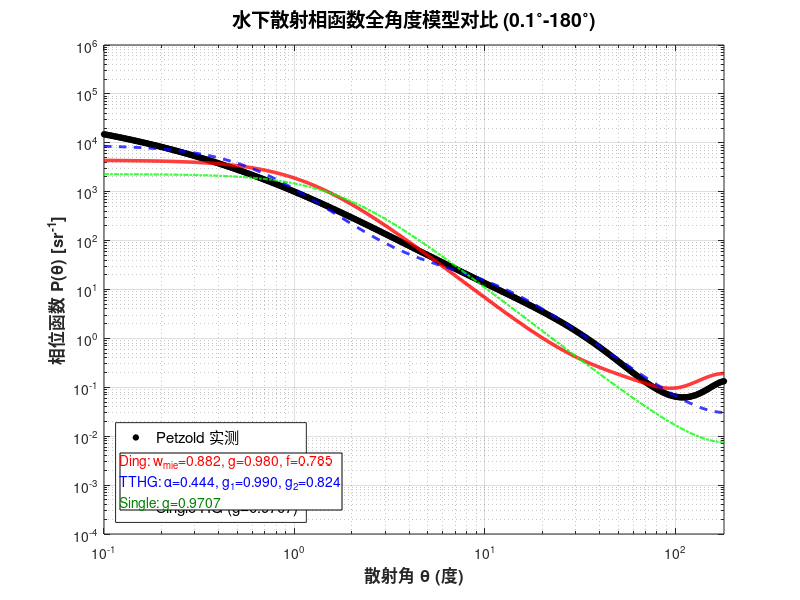

This chart was generated by the following MATLAB code:
%% Compare_Models_Full_Range.m
% 功能：对比 Petzold 实测数据 vs 三种散射模型 (全角度 0.1°-180° 最佳拟合)
% 数据源：Petzold Clear Ocean (Empirical)
% 优化方法：最小二乘法 (Log-MSE)

clc; clear; close all;

%% 1. 加载数据
if exist('petzold_ocean.mat', 'file')
    load('petzold_ocean.mat');
    theta_rad_meas = petzold_ocean(:, 1); 
    vsf_meas = petzold_ocean(:, 4); 
    theta_deg_meas = theta_rad_meas * 180 / pi;
else
    % 模拟数据 (Petzold Empirical Model)
    theta_deg_meas = logspace(log10(0.1), log10(180), 500)';
    theta_rad_meas = theta_deg_meas * pi / 180;
    
    % 使用经验公式生成 VSF
    c=0.1514; a=0.114; b=c-a; albedo=b/c;
    q = 2.598 + 17.748*sqrt(b) - 16.722*b + 5.932*b*sqrt(b);
    k1=1.188-0.688*albedo; k2=0.1*(3.07-1.90*albedo);
    k3=0.01*(4.58-3.02*albedo); k4=0.001*(3.24-2.25*albedo);
    k5=0.0001*(0.84-0.61*albedo);
    t = theta_deg_meas;
    term = 1 + (-1)^1*k1*t.^0.5 + (-1)^2*k2*t.^1.0 + (-1)^3*k3*t.^1.5 + ...
           (-1)^4*k4*t.^2.0 + (-1)^5*k5*t.^2.5;
    vsf_meas = exp(q * term);
end

%% 2. 归一化计算 P_meas
b_meas = 2 * pi * trapz(theta_rad_meas, vsf_meas .* sin(theta_rad_meas));
P_meas = 4 * pi * vsf_meas / b_meas;
fprintf('实测数据散射系数 b = %.4f m^-1\n', b_meas);

%% 3. 定义模型函数
% (A) Generalized Rayleigh
P_Ray_Gen = @(mu, gamma) (3 ./ (4*(1+2*gamma))) .* ( (1+3*gamma) + (1-gamma).*mu.^2 );

% (B) Standard HG
P_HG = @(mu, g) (1 - g^2) ./ (1 + g^2 - 2*g*mu).^(1.5);

% (C) Generalized HG (Ding et al. Eq.6)
P_GHG = @(mu, g, f) (1 - g^2) .* ( ...
    1 ./ (1 + g^2 - 2*g*mu).^(1.5) + ...
    f .* 0.5 .* (3*mu.^2 - 1) ./ (1 + g^2).^(1.5) ...
);

% --- 模型组装 ---
Model_Ding = @(theta, w_mie, gamma, g_mie, f_mie) ...
    (1 - w_mie) * P_Ray_Gen(cos(theta), gamma) + ...
    w_mie * P_GHG(cos(theta), g_mie, f_mie);

Model_TTHG = @(theta, alpha, g1, g2) ...
    alpha * P_HG(cos(theta), g1) + (1 - alpha) * P_HG(cos(theta), g2);

Model_SingleHG = @(theta, g) P_HG(cos(theta), g);

%% 4. 参数设置 (全角度 0.1°-180° 最佳拟合结果)

% --- Ding et al. 混合模型 ---
w_mie_ding = 0.8820;  % Mie 权重
gamma_ding = 0.0000;  % 瑞利参数 (接近0)
g_ding     = 0.9801;  % 极强前向峰
f_ding     = 0.7846;  % 侧向/背向修正

% --- TTHG 双项模型 ---
alpha_tthg = 0.4435;  
g1_tthg    = 0.9900;  
g2_tthg    = 0.8238;

% --- Single HG 单项模型 ---
g_single   = 0.9707; 

%% 5. 作图
theta_deg_plot = logspace(log10(0.1), log10(180), 1000);
theta_rad_plot = theta_deg_plot * pi / 180;

P_Ding   = Model_Ding(theta_rad_plot, w_mie_ding, gamma_ding, g_ding, f_ding);
P_TTHG   = Model_TTHG(theta_rad_plot, alpha_tthg, g1_tthg, g2_tthg);
P_Single = Model_SingleHG(theta_rad_plot, g_single);

figure('Position', [200, 100, 900, 600], 'Color', 'w');

% 绘制实测点
loglog(theta_deg_meas, P_meas, 'ko', 'MarkerFaceColor', 'k', 'MarkerSize', 4, 'DisplayName', 'Petzold 实测'); 
hold on;

% 绘制模型曲线
loglog(theta_deg_plot, P_Ding, 'r-', 'LineWidth', 2.5, 'DisplayName', 'Ding混合模型');
loglog(theta_deg_plot, P_TTHG, 'b--', 'LineWidth', 2, 'DisplayName', 'TTHG 双项模型');
loglog(theta_deg_plot, P_Single, 'g-.', 'LineWidth', 1.5, 'DisplayName', sprintf('Single HG (g=%.4f)', g_single));

% 装饰
grid on;
xlabel('散射角 \theta (度)', 'FontSize', 12, 'FontWeight', 'bold'); 
ylabel('相位函数 P(\theta) [sr^{-1}]', 'FontSize', 12, 'FontWeight', 'bold');
title('水下散射相函数全角度模型对比 (0.1^{\circ}-180^{\circ})', 'FontSize', 14);

% 标注参数
dim = [0.15 0.15 0.35 0.25];
str = {['\color{red}Ding: w_{mie}=' num2str(w_mie_ding,'%.3f') ', g=' num2str(g_ding,'%.3f') ', f=' num2str(f_ding,'%.3f')], ...
       ['\color{blue}TTHG: \alpha=' num2str(alpha_tthg,'%.3f') ', g_1=' num2str(g1_tthg,'%.3f') ', g_2=' num2str(g2_tthg,'%.3f')], ...
       ['\color[rgb]{0,0.5,0}Single: g=' num2str(g_single,'%.4f')]};
annotation('textbox', dim, 'String', str, 'FitBoxToText', 'on', 'BackgroundColor', 'w', 'FontSize', 10, 'EdgeColor', 'k');

legend('Location', 'SouthWest', 'FontSize', 11);
xlim([0.1, 180]); 
ylim([1e-4, 1e6]);

fprintf('=== 优化结果 (全角度) ===\n');
fprintf('Ding Model: w=%.4f, gamma=%.4f, g=%.4f, f=%.4f\n', w_mie_ding, gamma_ding, g_ding, f_ding);
fprintf('TTHG Model: alpha=%.4f, g1=%.4f, g2=%.4f\n', alpha_tthg, g1_tthg, g2_tthg);
